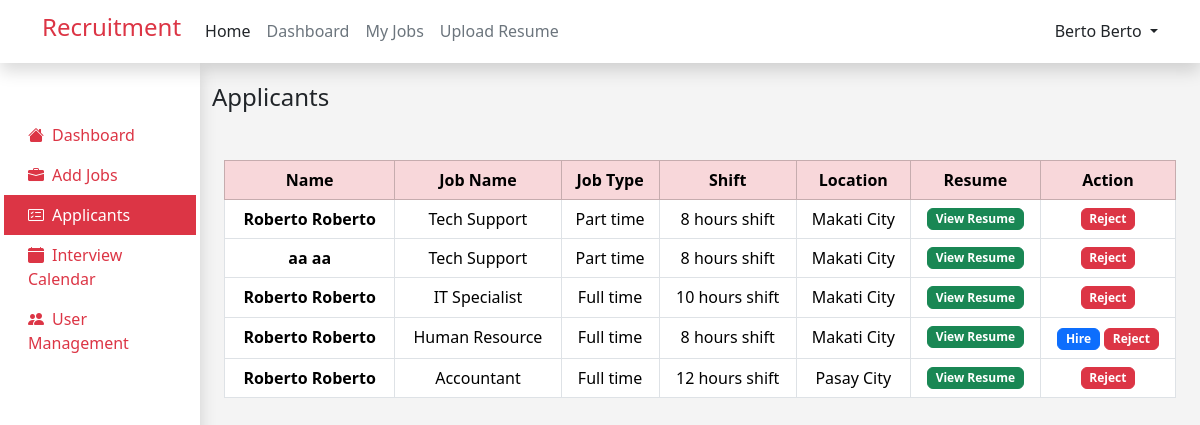
/admin/applicants.php (signed in), run on an earlier commit of the app's database.
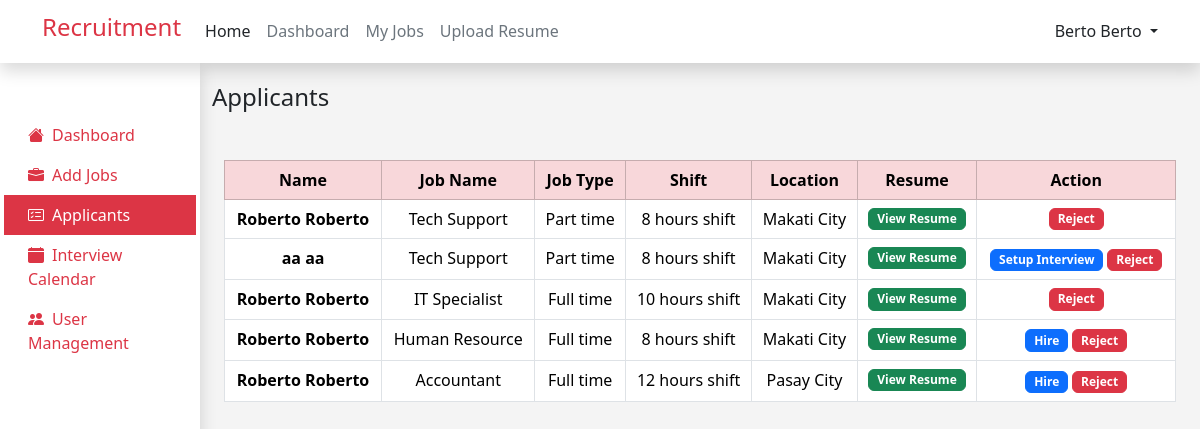
And on a later commit of the database.
### tables this page shows
CREATE TABLE `job_applicants` (
  `id` int(12) NOT NULL,
  `user_id` int(12) NOT NULL,
  `job_id` int(12) NOT NULL,
  `application_status` varchar(255) NOT NULL,
  `interview_date` datetime DEFAULT NULL
);

CREATE TABLE `user` (
  `id` int(11) NOT NULL,
  `first_name` varchar(255) NOT NULL,
  `last_name` varchar(255) NOT NULL,
  `email` varchar(255) NOT NULL,
  `password` varchar(255) NOT NULL,
  `role` varchar(255) NOT NULL,
  `resume` varchar(255) NOT NULL
);

CREATE TABLE `jobs` (
  `id` int(12) NOT NULL,
  `job_name` varchar(255) NOT NULL,
  `salary` int(12) NOT NULL,
  `job_type` varchar(255) NOT NULL,
  `shift_and_schedule` varchar(255) NOT NULL,
  `location` varchar(255) NOT NULL,
  `job_description` text NOT NULL,
  `benefits` text NOT NULL,
  `priority` varchar(255) NOT NULL,
  `department` varchar(255) NOT NULL,
  `created_at` timestamp NOT NULL DEFAULT current_timestamp() ON UPDATE current_timestamp()
);

### admin/applicants.php (the view, shortened to what this page needs)
<?php
include('../header.php');
include('../dbconn.php');
$query =
    "SELECT job_applicants.*, jobs.job_name, jobs.job_type, jobs.shift_and_schedule, jobs.location, user.first_name, user.last_name, user.resume
    FROM ((job_applicants
    INNER JOIN jobs ON job_applicants.job_id = jobs.id)
    INNER JOIN user ON job_applicants.user_id = user.id)
    ORDER BY CASE WHEN jobs.priority = 'Urgent Hiring' THEN 0 ELSE 1 END";
$result = mysqli_query($conn, $query);
?>
<!DOCTYPE html>
<html lang="en">
<head>
</head>
<body style="background-color: #F4F4F4; ">
    <div class="container-fluid">
        <div class="row h-100">
            <div class="col-md-2 col-lg-3 col-xl-2 bg-white  p-0 m-0 d-lg-block shadow">
                <?php include("../admin/admin_sidebar.php"); ?>
            </div>
            <div class="col-md-10 col-lg-9 col-xl-10  mt-3">
                <h4 class=" mt-1 mb-5 ">Applicants</h4>
                <div class="container-fluid table-responsive-sm">
                    <table class="table text-center table-hover table-bordered">
                        <thead class="table-danger">
                            <tr>
                                <th>Name</th>
                                <th>Job Name</th>
                                <th>Job Type</th>
                                <th>Shift</th>
                                <th>Location</th>
                                <th>Resume</th>
                                <th>Action</th>
                            </tr>
                        </thead>
                        <tbody>
                            <?php
                            while ($row = mysqli_fetch_assoc($result)) {
                                ?>
                                <tr>
                                    <th>
                                        <?php echo $row['first_name'] . ' ' . $row['first_name']; ?>
                                    </th>
                                    <td>
                                        <?php echo $row['job_name']; ?>
                                    </td>
                                    <td>
                                        <?php echo $row['job_type']; ?>
                                    </td>
                                    <td>
                                        <?php echo $row['shift_and_schedule']; ?>
                                    </td>
                                    <td>
                                        <?php echo $row['location']; ?>
                                    </td>
                                    <td>
                                        <a href="/recruitment/resume/<?php echo $row['resume']; ?>" target="_blank"
                                            class="text-decoration-none btn btn-success badge">
                                            View Resume
                                        </a>
                                    </td>
                                    <td>
                                        <?php
                                        if ($row['application_status'] == 'Pending') {
                                        } else if ($row['application_status'] == 'Reviewed') {
                                            ?>
                                                <button type="button" class="btn btn-primary badge" data-bs-toggle="modal"
                                                    data-bs-target="#exampleModal<?php echo $row['id'] ?>">
                                                    Setup Interview
                                                </button>
                                            <?php
                                        } else if ($row['application_status'] == 'Interview') {
                                            ?>
                                                    <button type="button" class="btn btn-primary badge">
                                                        Hire
                                                    </button>
                                            <?php
                                        } else {
                                        }
                                        ?>
                                        <button type="button" class="btn btn-danger badge">Reject</button>
                                    </td>
                                </tr>
                                <?php
                            }
                            ?>
                        </tbody>
                    </table>
                </div>
            </div>
        </div>
    </div>
</body>
</html>

### header.php (shortened to what this page needs)
<html lang="en">
<head>
    <link href="https://cdn.jsdelivr.net/npm/bootstrap@5.3.3/dist/css/bootstrap.min.css" rel="stylesheet"
>
    <link href="https://cdn.jsdelivr.net/npm/bootstrap-icons@1.7.0/font/bootstrap-icons.css" rel="stylesheet">
    <link href="https://cdn.jsdelivr.net/npm/summernote@0.8.18/dist/summernote.min.css" rel="stylesheet">
    <link href="https://cdn.jsdelivr.net/npm/summernote@0.8.18/dist/summernote-lite.min.css" rel="stylesheet">
</head>
<body>
    <nav class="navbar navbar-expand-lg shadow bg-white">
        <div class="container">
            <a href="/recruitment" class="navbar-brand text-danger">
                <h4>Recruitment</h4>
            </a>
            <div class="collapse navbar-collapse justify-content-lg-start" id="navbarNav">
                <ul class="navbar-nav me-lg-auto mb-2 justify-content-center mb-md-0">
                    <li class="nav-item">
                        <a href="/recruitment"
                            class="nav-link link-dark <?php echo ($_SERVER['REQUEST_URI'] == '/recruitment' || $_SERVER['REQUEST_URI'] == '/recruitment/' || $_SERVER['REQUEST_URI'] == '/recruitment/index.php') ? 'text-dark fw-bold' : 'text-dark'; ?>">
                            Home
                        </a>
                    </li>
                    <?php
                    if (isset($_SESSION['user_role']) && $_SESSION['user_role'] == 'admin') {
                        $adminDashboardUrl = "/recruitment/admin/home.php";
                        $href = $adminDashboardUrl;
                        $isActive = ($_SERVER['REQUEST_URI'] == $adminDashboardUrl || $_SERVER['REQUEST_URI'] == $adminDashboardUrl . '/') ? ' text-dark fw-bold' : ' text-secondary';
                        echo '
                        <li class="nav-item">
                            <a href="' . $href . '" class="nav-link  link-dark ' . $isActive . '">
                                Dashboard
                            </a>
                        </li>
                        ';
                    }
                    if (isset($_SESSION['user_id'])) {
                        echo '
                        <li class="nav-item">
                            <a href="/recruitment/my_jobs.php?status=Pending" class="nav-link link-dark  '
                            . ($_SERVER['REQUEST_URI'] == '/recruitment/my_jobs.php?status=Pending' || $_SERVER['REQUEST_URI'] == '/recruitment/my_jobs.php?status=Pending/' ||
                                $_SERVER['REQUEST_URI'] == '/recruitment/my_jobs.php?status=Reviewed' || $_SERVER['REQUEST_URI'] == '/recruitment/my_jobs.php?status=Reviewed/' ||
                                $_SERVER['REQUEST_URI'] == '/recruitment/my_jobs.php?status=Interview' || $_SERVER['REQUEST_URI'] == '/recruitment/my_jobs.php?status=Interview/' ||
                                $_SERVER['REQUEST_URI'] == '/recruitment/my_jobs.php?status=Result' || $_SERVER['REQUEST_URI'] == '/recruitment/my_jobs.php?status=Result/' ? 'text-dark fw-bold' : 'text-secondary') . '">
                                My Jobs
                            </a>
                        </li>
                        <li class="nav-item">
                            <a href="/recruitment/upload_resume.php" class="nav-link link-dark ' . ($_SERVER['REQUEST_URI'] == '/recruitment/upload_resume.php' || $_SERVER['REQUEST_URI'] == '/recruitment/upload_resume.php/' ? 'text-dark fw-bold' : 'text-secondary') . '">
                                Upload Resume
                            </a>
                        </li>
                        ';
                    }
                    ?>
                </ul>
                <div class="navbar-text text-end">
                    <?php
                    if (isset($_SESSION["user_id"])) {
                        $user = $_SESSION["user_name"];
                        echo '
                            <div class="row">
                                <div class="col-sm-1 dropdown d-flex justify-content-start">
                                    <a href="#" class="d-block link-danger text-decoration-none dropdown-toggle text-dark" id="dropdownUser2"
                                        data-bs-toggle="dropdown" aria-expanded="false">
                                        ' . $user . '
                                    </a>
                                    <ul class="dropdown-menu text-small shadow" aria-labelledby="dropdownUser2">
                                        <li><a class="dropdown-item" href="/recruitment/profile.php"><i class="bi bi-person-circle"></i> Profile</a></li>
                                        <li>
                                            <hr class="dropdown-divider">
                                        </li>
                                        <li><a class="dropdown-item" href="/recruitment/logout.php"><i class="bi bi-box-arrow-right"></i> Sign out</i></a></li>
                                    </ul>
                                </div>
                            </div>
                        ';
                    } else {
                        echo '
                            <a href="login.php" class="btn btn-outline-danger me-2" style="border-radius: 0;">Login</a>
                            <a href="register.php" class="btn btn-danger" style="border-radius: 0;">Sign-up</a>
                        ';
                    }
                    ?>
                </div>
            </div>
        </div>
    </nav>
</body>
</html>

### admin/admin_sidebar.php
<div class=" p-1">
    <ul class="nav flex-column mt-5" style="font-size:16px;">
        <li>
            <a href="../admin/home.php"
                class="nav-link p-2 ps-4 <?php echo ($_SERVER['REQUEST_URI'] == '/recruitment/admin/home.php' || $_SERVER['REQUEST_URI'] == '/recruitment/admin/home.php/') ? 'border-end border-danger border-5 bg-danger text-white' : 'text-danger'; ?>">
                <i class=" bi bi-house-fill me-2"></i>Dashboard
            </a>
        </li>
        <li>
            <a href="../admin/add_job.php"
                class="nav-link p-2 ps-4 <?php echo ($_SERVER['REQUEST_URI'] == '/recruitment/admin/add_job.php' || $_SERVER['REQUEST_URI'] == '/recruitment/admin/add_job.php/') ? 'border-end border-danger border-5 bg-danger text-white' : 'text-danger'; ?>">
                <i class="bi bi-briefcase-fill me-2"></i>Add Jobs
            </a>
        </li>
        <li>
            <a href="../admin/applicants.php"
                class="nav-link p-2 ps-4 <?php echo ($_SERVER['REQUEST_URI'] == '/recruitment/admin/applicants.php' || $_SERVER['REQUEST_URI'] == '/recruitment/admin/applicants.php/') ? 'border-end border-danger border-5 bg-danger text-white' : 'text-danger'; ?>">
                <i class="bi bi-card-checklist me-2"></i>Applicants
            </a>
        </li>
        <li>
            <a href="../admin/interview_calendar.php"
                class="nav-link p-2 ps-4 <?php echo ($_SERVER['REQUEST_URI'] == '/recruitment/admin/interview_calendar.php' || $_SERVER['REQUEST_URI'] == '/recruitment/admin/interview_calendar.php/') ? 'border-end border-danger border-5 bg-danger text-white' : 'text-danger'; ?>">
                <i class="bi bi-calendar-fill me-2"></i>Interview Calendar
            </a>
        </li>
        <li>
            <a href="../admin/manage_user.php"
                class="nav-link p-2 ps-4 <?php echo ($_SERVER['REQUEST_URI'] == '/recruitment/admin/manage_user.php' || $_SERVER['REQUEST_URI'] == '/recruitment/admin/manage_user.php/') ? 'border-end border-danger border-5 bg-danger text-white' : 'text-danger'; ?>">
                <i class="bi bi-people-fill me-2"></i>User Management
            </a>
        </li>
    </ul>
</div>

What changed in the data, as far as the page shows it:
changed job_applicants "aa": now shows "Setup Interview"
changed job_applicants "Accountant": now shows "Hire"
